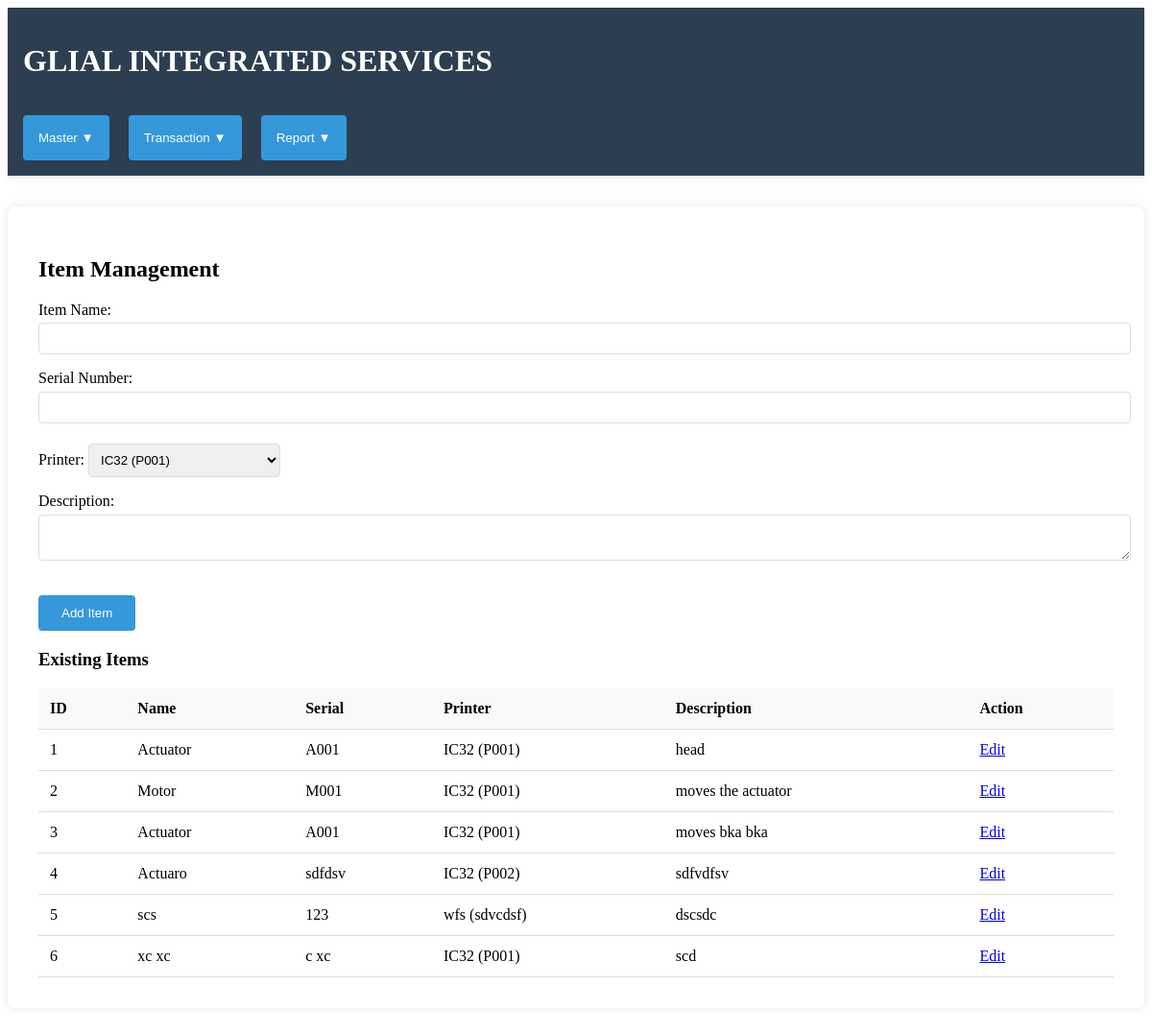
Page /master/item on the committed database.
### business-app/app.py (models this page shows)
class Item(db.Model):
    id = db.Column(db.Integer, primary_key=True)
    name = db.Column(db.String(100), nullable=False)
    serial = db.Column(db.String(50))
    printer_id = db.Column(db.Integer, db.ForeignKey('printer.id'))
    description = db.Column(db.String(200))

class Printer(db.Model):
    id = db.Column(db.Integer, primary_key=True)
    model = db.Column(db.String(50), nullable=False)
    serial = db.Column(db.String(50), nullable=False)
    control_unit = db.Column(db.String(50), nullable=False)
    control_unit_serial = db.Column(db.String(50), nullable=False)
    print_head = db.Column(db.String(50), nullable=False)
    print_head_serial = db.Column(db.String(50), nullable=False)
    items = db.relationship('Item', backref='printer_obj')

### business-app/app.py (the view, shortened to what this page needs)
@app.route('/master/item', methods=['GET','POST'])
def master_item():
    items = Item.query.all()
    printers = Printer.query.all()
    return render_template('master/item.html', items=items, printers=printers)

### business-app/templates/master/item.html (shortened to what this page needs)
{% extends "base.html" %}
{% block content %}
<div class="container">
  <h2>Item Management</h2>
  <form method="POST" action="{% if edit_item %}{{ url_for('master_item_edit', id=edit_item.id) }}{% else %}{{ url_for('master_item') }}{% endif %}">
    <div class="form-group">
      <label>Item Name:</label>
      <input type="text" name="name" required value="{{ edit_item.name if edit_item else '' }}">
    </div>
    <div class="form-group">
      <label>Serial Number:</label>
      <input type="text" name="serial" value="{{ edit_item.serial if edit_item else '' }}">
    </div>
    <div class="form-group">
      <label>Printer:</label>
      <select name="printer">
        {% for p in printers %}
          <option value="{{ p.id }}"
            {% if edit_item and edit_item.printer_id==p.id %}selected{% endif %}>
            {{ p.model }} ({{ p.serial }})
          </option>
        {% endfor %}
      </select>
    </div>
    <div class="form-group">
      <label>Description:</label>
      <textarea name="description">{{ edit_item.description if edit_item else '' }}</textarea>
    </div>
    <button type="submit">{{ 'Update' if edit_item else 'Add Item' }}</button>
  </form>
  <h3>Existing Items</h3>
  <table>
    <thead>
      <tr>
        <th>ID</th><th>Name</th><th>Serial</th><th>Printer</th><th>Description</th><th>Action</th>
      </tr>
    </thead>
    <tbody>
      {% for item in items %}
      <tr>
        <td>{{ item.id }}</td>
        <td>{{ item.name }}</td>
        <td>{{ item.serial }}</td>
        <td>{{ item.printer_obj.model }} ({{ item.printer_obj.serial }})</td>
        <td>{{ item.description }}</td>
        <td><a href="{{ url_for('master_item_edit', id=item.id) }}">Edit</a></td>
      </tr>
      {% endfor %}
    </tbody>
  </table>
</div>
{% endblock %}

### business-app/templates/base.html (shortened to what this page needs)
<!DOCTYPE html>
<html lang="en">
  <head>
    <link
      rel="stylesheet"
      href="{{ url_for('static', filename='css/style.css') }}"
    />
  </head>
  <body>
    <header>
      <h1>GLIAL INTEGRATED SERVICES</h1>
      <nav>
        <div class="dropdown">
          <button class="dropbtn">Master ▼</button>
        </div>
        <div class="dropdown">
          <button class="dropbtn">Transaction ▼</button>
        </div>
        <div class="dropdown">
          <button class="dropbtn">Report ▼</button>
        </div>
      </nav>
    </header>
    <main>{% block content %}{% endblock %}</main>
  </body>
</html>

### business-app/static/css/style.css (style rules this page uses)
header { background-color: #2c3e50; color: white; padding: 1rem; box-shadow: 0 2px 5px rgba(0, 0, 0, 0.1); }
.container { max-width: 1200px; margin: 2rem auto; padding: 2rem; background-color: white; border-radius: 8px; box-shadow: 0 0 10px rgba(0, 0, 0, 0.1); }
nav { margin-top: 1rem; }
.dropdown { display: inline-block; margin-right: 1rem; }
.dropbtn { background-color: #3498db; color: white; padding: 1rem; border: none; border-radius: 4px; cursor: pointer; }
.form-group { margin-bottom: 1rem; }
input, select, textarea { width: 100%; padding: 0.5rem; margin-top: 0.3rem; border: 1px solid #ddd; border-radius: 4px; }
button { background-color: #3498db; color: white; padding: 0.7rem 1.5rem; border: none; border-radius: 4px; cursor: pointer; margin-top: 1rem; }
table { width: 100%; border-collapse: collapse; margin-top: 1rem; }
th, td { padding: 12px; text-align: left; border-bottom: 1px solid #ddd; }
th { background-color: #f8f9fa; }
.form-group select { max-width: 200px; }

### rows in the picture
Item: id "1", name "Actuator", serial "A001", printer_obj.model "IC32", printer_obj.serial "P001", description "head"
Item: id "2", name "Motor", serial "M001", printer_obj.model "IC32", printer_obj.serial "P001", description "moves the actuator"
Item: id "3", name "Actuator", serial "A001", printer_obj.model "IC32", printer_obj.serial "P001", description "moves bka bka"
Item: id "4", name "Actuaro", serial "sdfdsv", printer_obj.model "IC32", printer_obj.serial "P002", description "sdfvdfsv"
Item: id "5", name "scs", serial "123", printer_obj.model "wfs", printer_obj.serial "sdvcdsf", description "dscsdc"
Item: id "6", name "xc xc", serial "c xc", printer_obj.model "IC32", printer_obj.serial "P001", description "scd"

### other values in the picture
{{ 'Update' if edit_item else 'Add Item' }} "Add Item"
form field printer "IC32 (P001)"
